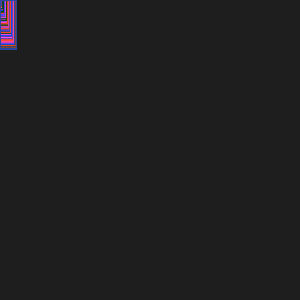
Frame 1 (no input)
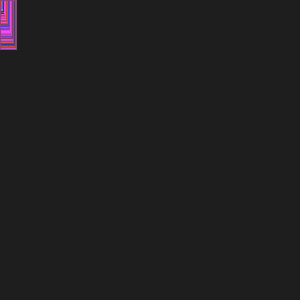
Frame 60 (the mouse pressed at the canvas centre just before this capture)
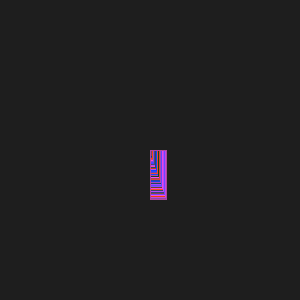
Frame 120 (the mouse held since frame 60 and released just before this capture)

The Processing sketch that drew these frames (run headless with seeded random() and noise(); from frame 60 on, the mouse is pressed at the canvas centre):

// Processing sketch: processing_39857
// ── processing_39857.pde

// Mouse trails
// Adapted from Fry and Reas, Processing p. 307

int digit = 50; // number of square
int[] x = new int[digit];
int[] y = new int[digit];

void setup() {
  size(300, 300);
  noFill();
  smooth();
  stroke(random(width), 50,random(width));
}

void draw() {
  background(30);

  // shift everything in the array forward one index
  // the last index in the array is "popped" out
  for (int i = digit-1; i > 0; i--) {
    x[i] = x[i-1];
    y[i] = y[i-1];
  }

  // add the current mouse position to the start of the array
  x[0] = mouseX;
  y[0] = mouseY;

  // draw ellipses using the data from the array
  // size is determined by the index in the array
  for (int i = 0; i < digit; i++) {
    rect(x[i], y[i], i/3.0, i/1.0);
     stroke(random(width), 70,random(width));
     rect(y[i], x[i], i/3.0, i/1.0);
  }
   
}
